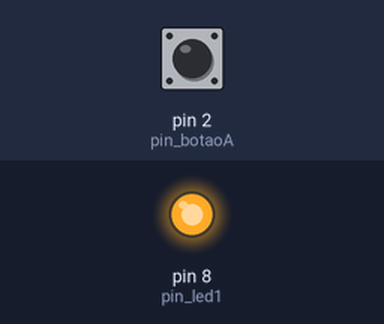
Recording of a sketch running on a simulated Arduino Uno, built with avr-gcc and run on an emulated ATmega328P. Parts: output pins drawn as LEDs (lit = HIGH). The inputs (shaded band) are chosen by the test bench; at power-on: pin 2 (pin_botaoA) LOW.

Above: at 1.2 s.
1.3 s: pin 2 (pin_botaoA) pulled HIGH for 0.15 s
At 1.4 s:
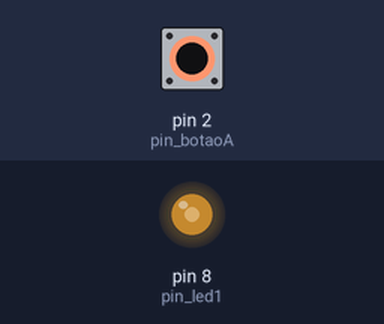
3.0 s: pin 2 (pin_botaoA) pulled HIGH for 1 s
At 5.2 s:
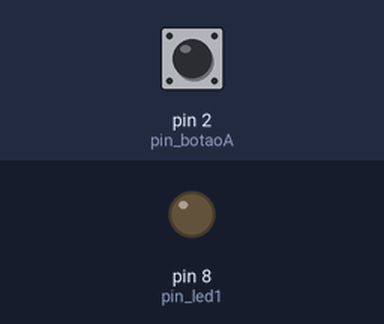
5.5 s: pin 2 (pin_botaoA) pulled HIGH for 3.2 s
At 10.1 s:
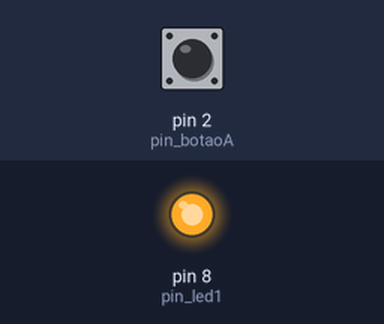
Timing chart, 0 to 11.6 s (numbered marks = the images above; inputs shaded):
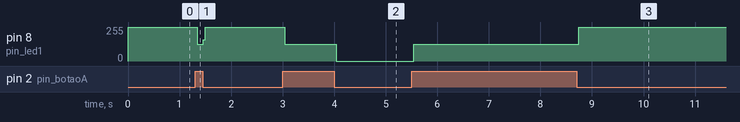

The sketch:

questao2.ino
```cpp
#define pin_led1 8    // Definindo LED 1
#define pin_botaoA 2  // Definindo botão A
int cont = 0;         // Variável de contagem

void setup() {
  pinMode(pin_led1, OUTPUT);
  pinMode(pin_botaoA, INPUT);
}

void loop() {
  bool A = digitalRead(pin_botaoA);   // Abreviando o botão A

  if (A == 1) {
    cont += 1;
  }
  if (cont % 2 == 0) { // se o modulo do contador for igual a 2, ele deve ligar
    digitalWrite(pin_led1, 1);
  } else {
    digitalWrite(pin_led1, 0); // caso o contrario deve desligar
  }

}
```

Measured:
- after the input at 1.3 s, pin 8 (pin_led1): 255/255 → 127/255 at once, → 255/255 0.12 s later
- after the input at 3.0 s, pin 8 (pin_led1): 255/255 → 127/255 at once, → 0/255 1.0 s later
- after the input at 5.5 s, pin 8 (pin_led1): 0/255 → 127/255 at once, → 255/255 3.2 s later
